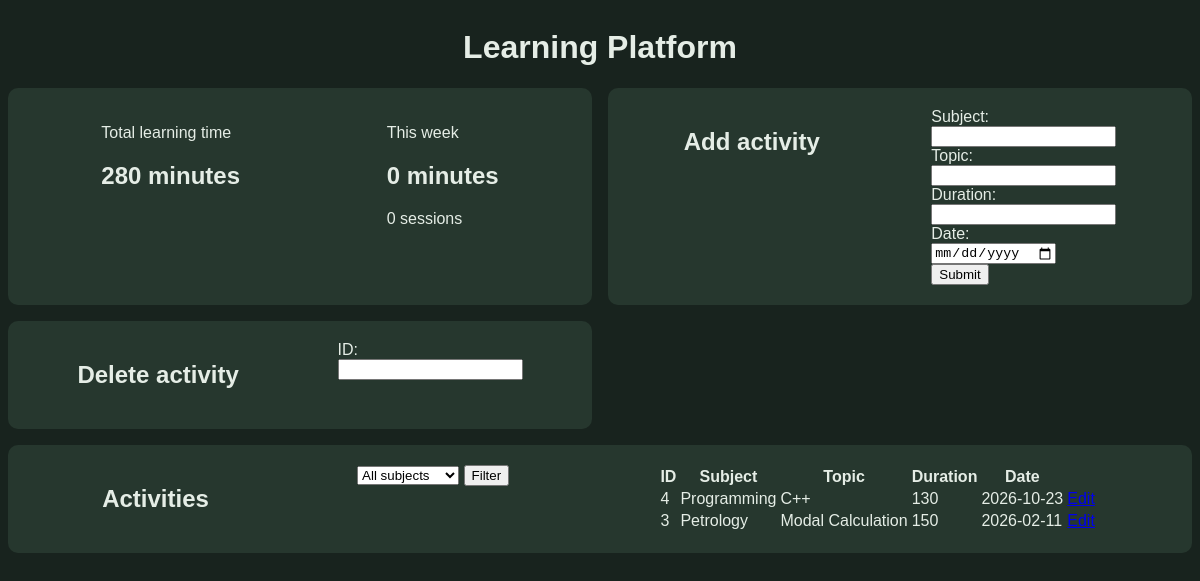
Before: / with the older database file.
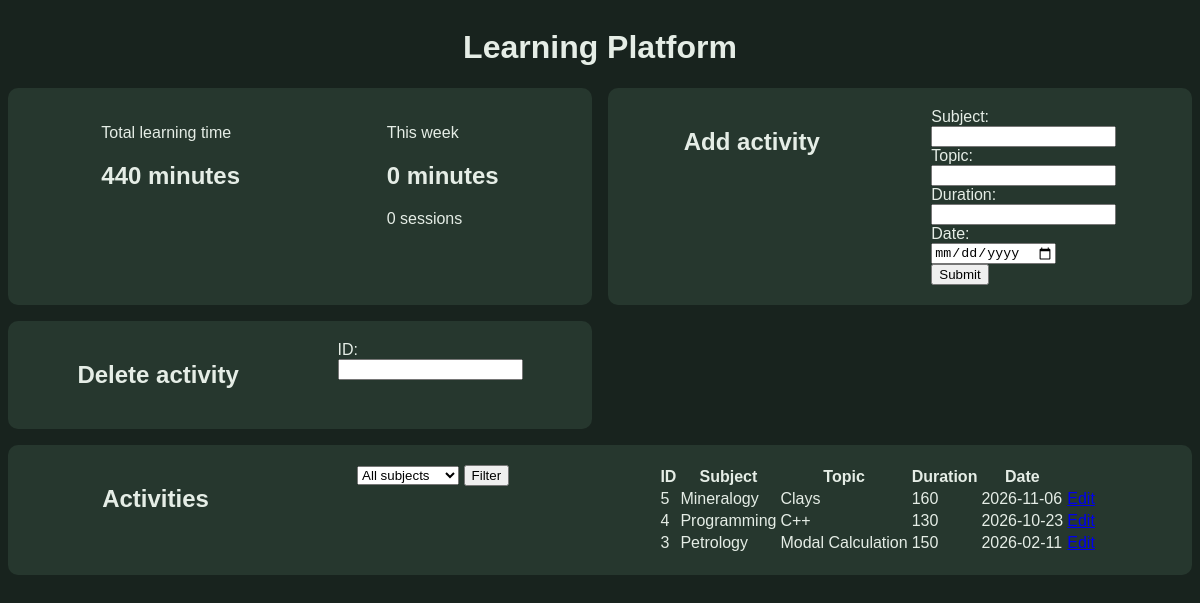
After: the same page with the newer database file.
### tables this page shows
CREATE TABLE activities (
                    id INTEGER PRIMARY KEY AUTOINCREMENT,
                    subject TEXT NOT NULL CHECK (length(trim(subject)) > 0),
                    topic TEXT NOT NULL CHECK (length(trim(topic)) > 0),
                    duration INTEGER NOT NULL CHECK (duration > 0),
                    date TEXT NOT NULL
                );

### app.py (the view)
@app.route("/")
def home():
    total_time = tracker.calculate_total_time()
    weekly_stats = tracker.get_weekly_statistics()
    subject = request.args.get("subject")
    subjects = tracker.get_subjects()
    if subject in subjects:
        activities = tracker.get_activities_by_subject(subject)
    else:
        activities = tracker.get_activities()
    return render_template("index.html", total_time=total_time, weekly_stats=weekly_stats, subjects=subjects, activities=activities)

### database.py (called while the page is built)
def get_activities():
    with closing(sqlite3.connect("database/learning.db")) as connection:
        with connection:
            cursor = connection.cursor()
            cursor.execute(
                "SELECT * FROM activities "
                "ORDER BY date DESC;"
            )
            results = cursor.fetchall()
    return results

def get_total_learning_time():
    with closing(sqlite3.connect("database/learning.db")) as connection:
        with connection:
            cursor = connection.cursor()
            cursor.execute(
                "SELECT COALESCE(SUM(duration), 0) "
                "FROM activities;"
            )
            result = cursor.fetchone()
    return result[0]

def get_subjects():
    with closing(sqlite3.connect("database/learning.db")) as connection:
        with connection:
            cursor = connection.cursor()
            cursor.execute(
                "SELECT DISTINCT subject "
                "FROM activities;"
            )
            results = cursor.fetchall()
    return [row[0] for row in results]

def get_weekly_statistics():
    today = date.today()
    monday = today - timedelta(days=today.weekday())
    next_monday = monday + timedelta(days=7)
    start_date = monday.isoformat()
    end_date = next_monday.isoformat()
    with closing(sqlite3.connect("database/learning.db")) as connection:
        with connection:
            cursor = connection.cursor()
            cursor.execute(
                "SELECT COALESCE(SUM(duration), 0), COUNT(*) "
                "FROM activities "
                "WHERE date >= ? AND date < ?;",
                (start_date, end_date)
            )
            result = cursor.fetchone()
    return result

### tracker.py (called while the page is built)
    def calculate_total_time(self):
        return db.get_total_learning_time()

    def get_activities(self):
        return db.get_activities()

    def get_subjects(self):
        return db.get_subjects()

    def get_weekly_statistics(self):
        return db.get_weekly_statistics()

### templates/index.html (shortened to what this page needs)
<!DOCTYPE html>
<html lang="en">
<head>
    <link rel="stylesheet" href="static/css/styles.css">
</head>
<body>
    <header class="header">
        <h1>Learning Platform</h1>
    </header>
    <main class="dashboard">
        <section class="card">
            <div class="stats">
                <p>Total learning time</p>
                <h2>{{ total_time }} minutes</h2>
            </div>
            <div class="stats">
                <p>This week</p>
                <h2>{{ weekly_stats[0] }} minutes</h2>
                <p>{{ weekly_stats[1] }} sessions</p>
            </div>
        </section>
        <section class="add-activity card">
            <h2>Add activity</h2>
            <form action="{{ url_for('add_activity') }}" method="POST">
                <label for="subject">Subject:</label><br>
                <input type="text" id="subject" name="subject" required><br>
                <label for="topic">Topic:</label><br>
                <input type="text" id="topic" name="topic" required><br>
                <label for="duration">Duration:</label><br>
                <input type="number" id="duration" name="duration" min="1" required><br>
                <label for="date">Date:</label><br>
                <input type="date" id="date" name="date" required><br>
                <input type="submit" value="Submit">
            </form>
        </section>
        <section class="delete-activity card">
            <h2>Delete activity</h2>
            <form action="{{ url_for('delete_activity') }}" method="POST">
                <label for="id">ID:</label><br>
                <input type="number" id="id" name="id" required>
            </form>
        </section>
        <section class="activities-table card">
            <h2>Activities</h2>
            <form action="{{ url_for('home') }}" method="GET">
                <select name="subject">
                        <option value="">All subjects</option>
                </select>
                <input type="submit" value="Filter">
            </form>
            <table>
                <tr>
                    <th>ID</th>
                    <th>Subject</th>
                    <th>Topic</th>
                    <th>Duration</th>
                    <th>Date</th>
                </tr>
                {% for activity in activities %}
                <tr>
                    <td>{{ activity[0] }}</td>
                    <td>{{ activity[1] }}</td>
                    <td>{{ activity[2] }}</td>
                    <td>{{ activity[3] }}</td>
                    <td>{{ activity[4] }}</td>
                    <td>
                        <a href="{{ url_for('edit_activity', id=activity[0]) }}">
                            Edit
                        </a>
                    </td>
                </tr>
                {% endfor %}
            </table>
        </section>
    </main>
</body>
</html>

### static/css/styles.css (style rules this page uses)
:root { --card: #26372E; --background: #18231E; --text-color: #E5EDE6; --accent: #A2B99F; --borders: #3A5042; }
* { box-sizing: border-box; }
body { background-color: var(--background); accent-color: var(--accent); color: var(--text-color); font-family: sans-serif; }
.header { display: flex; align-items: center; justify-content: center; }
.dashboard { display: grid; grid-template-columns: 1fr 1fr; gap: 1em; max-width: 1200px; margin: auto; }
.activities-table { grid-column: span 2; }
.card { background-color: var(--card); border-radius: 10px; padding: 20px; display: flex; justify-content: space-around; align-items: flex-start; }

Changed rows visible on the page:
added activities: id "5", subject "Mineralogy", topic "Clays", duration "160", date "2026-11-06"
Other visible differences:
{{ total_time }}: "280" → "440"
